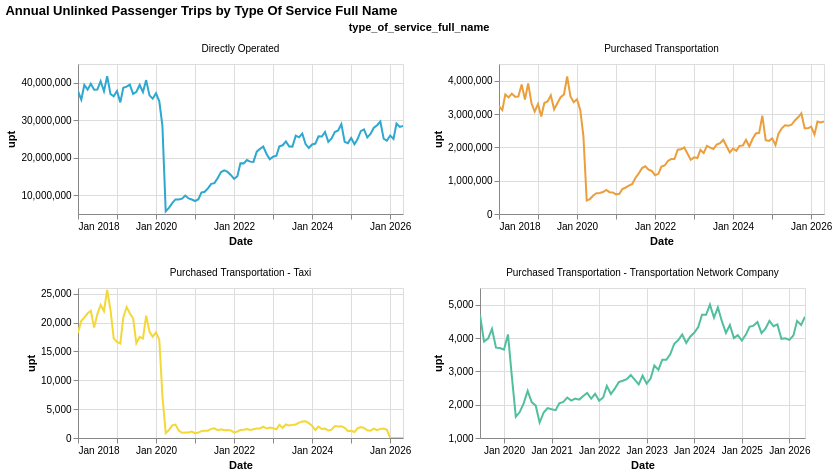

The notebook cell this image was saved under:
### Code cell
make_base_chart(
    tos_df, 
    y_col = "upt", 
    color_col = "type_of_service_full_name"
).mark_line().facet(
    "type_of_service_full_name", columns = 2, title = ""
).properties(
    title=title_by_group("type_of_service_full_name", "upt"),
).resolve_scale(x="independent", y="independent")

### Figure 1 — Vega specification as saved in the notebook (floating-point values rounded to 4 significant figures; data arrays with more than 128 entries replaced by an {"elided": "..."} marker saying what was removed)
{"$schema": "https://vega.github.io/schema/vega/v6.json", "data": [{"name": "param_1e9efca18e7a2868_store"}, {"name": "source_0", "values": {"elided": "386 records"}, "transform": [{"type": "formula", "expr": "toDate(datum['yearmonth_month_first_day_end'])", "as": "yearmonth_month_first_day_end"}, {"type": "formula", "expr": "toDate(datum['yearmonth_month_first_day'])", "as": "yearmonth_month_first_day"}, {"type": "formula", "expr": "toDate(datum['month_first_day'])", "as": "month_first_day"}]}, {"name": "source_0_color_domain_type_of_service_full_name", "values": [{"type_of_service_full_name": "Directly Operated"}, {"type_of_service_full_name": "Purchased Transportation"}, {"type_of_service_full_name": "Purchased Transportation - Transportation Network Company"}, {"type_of_service_full_name": "Purchased Transportation - Taxi"}]}], "signals": [{"name": "view_252e5574457c6906_0_width", "value": 325}, {"name": "view_252e5574457c6906_0_height", "value": 150}, {"name": "unit", "value": {}, "on": [{"events": "pointermove", "update": "isTuple(group()) ? group() : unit"}]}, {"name": "param_1e9efca18e7a2868", "update": "{\"yearmonth_month_first_day\": param_1e9efca18e7a2868_yearmonth_month_first_day, \"upt\": param_1e9efca18e7a2868_upt}"}, {"name": "param_1e9efca18e7a2868_yearmonth_month_first_day"}, {"name": "param_1e9efca18e7a2868_upt"}], "marks": [{"type": "group", "name": "facet-title", "title": {"text": "type_of_service_full_name", "style": "guide-title", "offset": 10}, "role": "column-title"}, {"type": "group", "name": "cell", "from": {"facet": {"data": "source_0", "name": "facet", "groupby": ["type_of_service_full_name"]}}, "sort": {"field": ["datum[\"type_of_service_full_name\"]"], "order": ["ascending"]}, "encode": {"update": {"width": {"signal": "view_252e5574457c6906_0_width"}, "height": {"signal": "view_252e5574457c6906_0_height"}}}, "data": [{"name": "facet_view_252e5574457c6906_0_y_domain_upt_1", "source": "facet", "transform": [{"type": "formula", "expr": "+datum['upt']", "as": "upt"}, {"type": "aggregate", "groupby": [], "fields": ["upt", "upt"], "ops": ["min", "max"], "as": ["min", "max"]}]}], "signals": [{"name": "facet", "value": {}, "on": [{"events": [{"source": "scope", "type": "pointermove"}], "update": "isTuple(facet) ? facet : group(\"cell\").datum"}]}, {"name": "param_1e9efca18e7a2868_yearmonth_month_first_day", "on": [{"events": [{"source": "view", "type": "dblclick"}], "update": "null"}, {"events": {"signal": "param_1e9efca18e7a2868_translate_delta"}, "update": "panLinear(param_1e9efca18e7a2868_translate_anchor.extent_x, -param_1e9efca18e7a2868_translate_delta.x / view_252e5574457c6906_0_width)"}, {"events": {"signal": "param_1e9efca18e7a2868_zoom_delta"}, "update": "zoomLinear(domain(\"view_252e5574457c6906_0_x\"), param_1e9efca18e7a2868_zoom_anchor.x, param_1e9efca18e7a2868_zoom_delta)"}], "push": "outer"}, {"name": "param_1e9efca18e7a2868_upt", "on": [{"events": [{"source": "view", "type": "dblclick"}], "update": "null"}, {"events": {"signal": "param_1e9efca18e7a2868_translate_delta"}, "update": "panLinear(param_1e9efca18e7a2868_translate_anchor.extent_y, param_1e9efca18e7a2868_translate_delta.y / view_252e5574457c6906_0_height)"}, {"events": {"signal": "param_1e9efca18e7a2868_zoom_delta"}, "update": "zoomLinear(domain(\"view_252e5574457c6906_0_y\"), param_1e9efca18e7a2868_zoom_anchor.y, param_1e9efca18e7a2868_zoom_delta)"}], "push": "outer"}, {"name": "param_1e9efca18e7a2868_tuple", "on": [{"events": [{"signal": "param_1e9efca18e7a2868_yearmonth_month_first_day || param_1e9efca18e7a2868_upt"}], "update": "param_1e9efca18e7a2868_yearmonth_month_first_day && param_1e9efca18e7a2868_upt ? {unit: \"view_252e5574457c6906_0\" + '__facet_facet_' + (facet[\"type_of_service_full_name\"]), fields: param_1e9efca18e7a2868_tuple_fields, values: [param_1e9efca18e7a2868_yearmonth_month_first_day,param_1e9efca18e7a2868_upt]} : null"}]}, {"name": "param_1e9efca18e7a2868_tuple_fields", "value": [{"field": "yearmonth_month_first_day", "channel": "x", "type": "R"}, {"field": "upt", "channel": "y", "type": "R"}]}, {"name": "param_1e9efca18e7a2868_translate_anchor", "value": {}, "on": [{"events": [{"source": "scope", "type": "pointerdown"}], "update": "{x: x(unit), y: y(unit), extent_x: domain(\"view_252e5574457c6906_0_x\"), extent_y: domain(\"view_252e5574457c6906_0_y\")}"}]}, {"name": "param_1e9efca18e7a2868_translate_delta", "value": {}, "on": [{"events": [{"source": "window", "between": [{"source": "scope", "type": "pointerdown"}, {"source": "window", "type": "pointerup"}], "type": "pointermove", "consume": true}], "update": "{x: param_1e9efca18e7a2868_translate_anchor.x - x(unit), y: param_1e9efca18e7a2868_translate_anchor.y - y(unit)}"}]}, {"name": "param_1e9efca18e7a2868_zoom_anchor", "on": [{"events": [{"source": "scope", "consume": true, "type": "wheel"}], "update": "{x: invert(\"view_252e5574457c6906_0_x\", x(unit)), y: invert(\"view_252e5574457c6906_0_y\", y(unit))}"}]}, {"name": "param_1e9efca18e7a2868_zoom_delta", "on": [{"events": [{"source": "scope", "consume": true, "type": "wheel"}], "update": "pow(1.001, event.deltaY * pow(16, event.deltaMode))", "force": true}]}, {"name": "param_1e9efca18e7a2868_modify", "on": [{"events": {"signal": "param_1e9efca18e7a2868_tuple"}, "update": "modify(\"param_1e9efca18e7a2868_store\", param_1e9efca18e7a2868_tuple, true)"}]}], "marks": [{"type": "group", "name": "view_252e5574457c6906_0_pathgroup", "from": {"facet": {"data": "facet", "name": "faceted_path_view_252e5574457c6906_0_main", "groupby": ["type_of_service_full_name"]}}, "encode": {"update": {"height": {"field": {"signal": null, "datum": null, "group": "height", "parent": null}}, "width": {"field": {"signal": null, "datum": null, "group": "width", "parent": null}}}}, "marks": [{"type": "line", "name": "view_252e5574457c6906_0_marks", "from": {"data": "faceted_path_view_252e5574457c6906_0_main"}, "sort": {"field": "x"}, "encode": {"update": {"stroke": {"field": "type_of_service_full_name", "scale": "color"}, "tooltip": {"signal": "{\"month_first_day\": timeFormat(datum[\"month_first_day\"], \"%b %d, %Y\"), \"year\": format(datum[\"year\"], \"\"), \"month\": format(datum[\"month\"], \"\"), \"upt\": format(datum[\"upt\"], \"\"), \"upt_change_1yr\": format(datum[\"upt_change_1yr\"], \"\"), \"type_of_service_full_name\": isValid(datum[\"type_of_service_full_name\"]) ? isArray(datum[\"type_of_service_full_name\"]) ? join(datum[\"type_of_service_full_name\"], '\\n') : datum[\"type_of_service_full_name\"] : \"\"+datum[\"type_of_service_full_name\"], \"rtpa\": isValid(datum[\"rtpa\"]) ? isArray(datum[\"rtpa\"]) ? join(datum[\"rtpa\"], '\\n') : datum[\"rtpa\"] : \"\"+datum[\"rtpa\"]}"}, "x": {"field": "yearmonth_month_first_day", "scale": "view_252e5574457c6906_0_x"}, "y": {"field": "upt", "scale": "view_252e5574457c6906_0_y"}, "defined": {"signal": "isValid(datum[\"yearmonth_month_first_day\"]) && isFinite(+datum[\"yearmonth_month_first_day\"]) && isValid(datum[\"upt\"]) && isFinite(+datum[\"upt\"])"}}}, "clip": true, "interactive": true, "style": ["line"]}]}], "scales": [{"name": "view_252e5574457c6906_0_x", "type": "time", "domain": {"data": "facet", "field": "yearmonth_month_first_day"}, "range": [0, {"signal": "view_252e5574457c6906_0_width"}], "domainRaw": {"signal": "param_1e9efca18e7a2868[\"yearmonth_month_first_day\"]"}}, {"name": "view_252e5574457c6906_0_y", "type": "linear", "domain": [{"signal": "(data(\"facet_view_252e5574457c6906_0_y_domain_upt_1\")[0] || {}).min"}, {"signal": "(data(\"facet_view_252e5574457c6906_0_y_domain_upt_1\")[0] || {}).max"}], "range": [{"signal": "view_252e5574457c6906_0_height"}, 0], "domainRaw": {"signal": "param_1e9efca18e7a2868[\"upt\"]"}, "nice": true, "clamp": true, "zero": false}], "axes": [{"scale": "view_252e5574457c6906_0_x", "gridScale": "view_252e5574457c6906_0_y", "grid": true, "orient": "bottom", "aria": false, "tickCount": {"signal": "ceil(view_252e5574457c6906_0_width/40)"}, "maxExtent": 0, "domain": false, "labels": false, "minExtent": 0, "tickMinStep": {"signal": "datetime(2001, 1, 1, 0, 0, 0, 0) - datetime(2001, 0, 1, 0, 0, 0, 0)"}, "ticks": false, "zindex": 0}, {"scale": "view_252e5574457c6906_0_y", "ticks": false, "gridScale": "view_252e5574457c6906_0_x", "tickCount": {"signal": "ceil(view_252e5574457c6906_0_height/40)"}, "domain": false, "minExtent": 0, "aria": false, "grid": true, "labels": false, "orient": "left", "maxExtent": 0, "zindex": 0}, {"scale": "view_252e5574457c6906_0_x", "tickCount": {"signal": "ceil(view_252e5574457c6906_0_width/40)"}, "orient": "bottom", "tickMinStep": {"signal": "datetime(2001, 1, 1, 0, 0, 0, 0) - datetime(2001, 0, 1, 0, 0, 0, 0)"}, "labelFlush": true, "title": "Date", "format": {"signal": "timeUnitSpecifier([\"year\",\"month\"], {\"year-month\":\"%b %Y \",\"year-month-date\":\"%b %d, %Y \"})"}, "grid": false, "zindex": 0, "labelOverlap": true}, {"scale": "view_252e5574457c6906_0_y", "grid": false, "orient": "left", "tickCount": {"signal": "ceil(view_252e5574457c6906_0_height/40)"}, "labelOverlap": true, "title": "upt", "zindex": 0}], "title": {"text": {"signal": "isValid(parent[\"type_of_service_full_name\"]) ? parent[\"type_of_service_full_name\"] : \"\"+parent[\"type_of_service_full_name\"]"}, "style": "guide-label", "frame": "group", "offset": 10}, "style": "cell"}], "scales": [{"name": "color", "type": "ordinal", "domain": {"data": "source_0_color_domain_type_of_service_full_name", "field": "type_of_service_full_name", "sort": true}, "range": ["#2EA8CE", "#EB9F3C", "#F4D837", "#51BF9D", "#8CBCCB", "#9487C0", "#136C97", "#E16B26", "#F6BF16", "#00896B", "#7790A3", "#5B559C"]}], "title": {"text": "Annual Unlinked Passenger Trips by Type Of Service Full Name", "anchor": "start"}, "padding": 5, "layout": {"padding": 20, "bounds": "full", "align": "none", "columns": 2}, "background": "white"}
